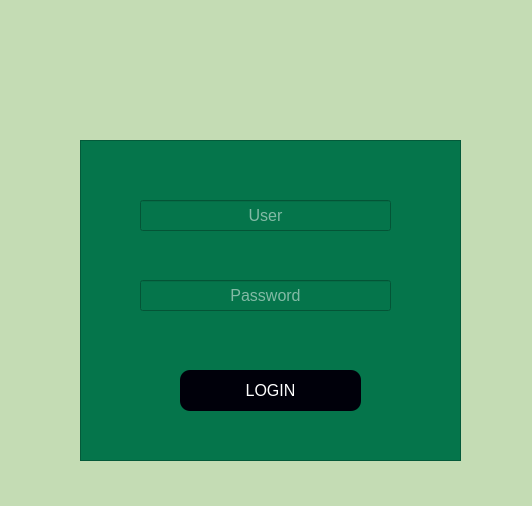
<?xml version="1.0" encoding="UTF-8"?>
<ui version="4.0">
 <class>Login</class>
 <widget class="QWidget" name="Login">
  <property name="geometry">
   <rect>
    <x>0</x>
    <y>0</y>
    <width>532</width>
    <height>506</height>
   </rect>
  </property>
  <property name="windowTitle">
   <string>Form</string>
  </property>
  <property name="styleSheet">
   <string notr="true">background-color: #c4dcb4;</string>
  </property>
  <widget class="QLabel" name="label">
   <property name="geometry">
    <rect>
     <x>190</x>
     <y>30</y>
     <width>151</width>
     <height>141</height>
    </rect>
   </property>
   <property name="styleSheet">
    <string notr="true">background-color:None;</string>
   </property>
   <property name="text">
    <string/>
   </property>
   <property name="pixmap">
    <pixmap>../../../../Projetos/Empresas/Transtellini/Icons/icon_title.png</pixmap>
   </property>
   <property name="scaledContents">
    <bool>true</bool>
   </property>
  </widget>
  <widget class="QFrame" name="frame">
   <property name="geometry">
    <rect>
     <x>80</x>
     <y>140</y>
     <width>381</width>
     <height>321</height>
    </rect>
   </property>
   <property name="styleSheet">
    <string notr="true">background-color: #05754b</string>
   </property>
   <property name="frameShape">
    <enum>QFrame::Shape::StyledPanel</enum>
   </property>
   <property name="frameShadow">
    <enum>QFrame::Shadow::Raised</enum>
   </property>
   <widget class="QLineEdit" name="txt_login">
    <property name="geometry">
     <rect>
      <x>60</x>
      <y>60</y>
      <width>251</width>
      <height>31</height>
     </rect>
    </property>
    <property name="styleSheet">
     <string notr="true">color:#fff; font-size: 16px;</string>
    </property>
    <property name="text">
     <string/>
    </property>
    <property name="alignment">
     <set>Qt::AlignmentFlag::AlignCenter</set>
    </property>
    <property name="placeholderText">
     <string>User</string>
    </property>
   </widget>
   <widget class="QPushButton" name="btn_login">
    <property name="geometry">
     <rect>
      <x>100</x>
      <y>230</y>
      <width>181</width>
      <height>41</height>
     </rect>
    </property>
    <property name="cursor">
     <cursorShape>PointingHandCursor</cursorShape>
    </property>
    <property name="styleSheet">
     <string notr="true">QPushButton{color: rgb(255, 255, 255); border-radius: 10px; font-size: 16px; background-color:rgb(0, 0, 10);;}

QPushButton:hover{background-color: #fff; color:black}

</string>
    </property>
    <property name="text">
     <string>LOGIN</string>
    </property>
   </widget>
   <widget class="QLineEdit" name="txt_password">
    <property name="enabled">
     <bool>true</bool>
    </property>
    <property name="geometry">
     <rect>
      <x>60</x>
      <y>140</y>
      <width>251</width>
      <height>31</height>
     </rect>
    </property>
    <property name="styleSheet">
     <string notr="true">color:#fff; font-size: 16px;</string>
    </property>
    <property name="text">
     <string/>
    </property>
    <property name="echoMode">
     <enum>QLineEdit::EchoMode::Password</enum>
    </property>
    <property name="alignment">
     <set>Qt::AlignmentFlag::AlignCenter</set>
    </property>
    <property name="placeholderText">
     <string>Password</string>
    </property>
   </widget>
  </widget>
 </widget>
 <tabstops>
  <tabstop>txt_login</tabstop>
  <tabstop>txt_password</tabstop>
  <tabstop>btn_login</tabstop>
 </tabstops>
 <resources/>
 <connections/>
</ui>
